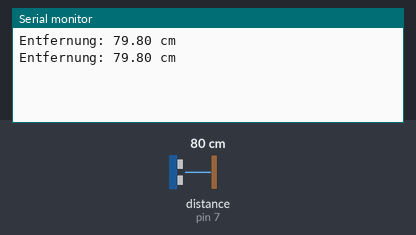
This sketch was run on a simulated Arduino Uno, built with avr-gcc and run on an emulated ATmega328P. Parts: the last lines printed to the serial monitor. Wiring (inferred from the names in the program): ultrasonic range finder: trigger pin 8; echo pin 7. The test bench sets the inputs (shaded band); at power-on: distance to the obstacle (sensor on pin 7) 80 cm. The echo pulse lasts 58.3 µs per cm.

Above: at 1.8 s.
1.9 s: distance to the obstacle (sensor on pin 7) set to 2 cm
At 2.5 s:
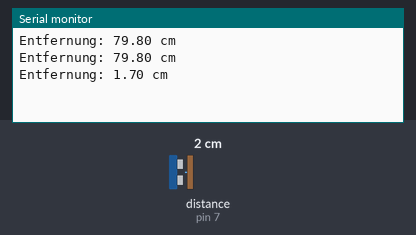
3.4 s: distance to the obstacle (sensor on pin 7) set to 4 cm
At 4.8 s:
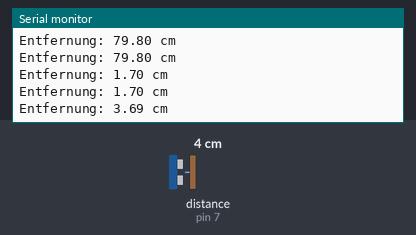
Timing chart, 0 to 6.4 s (numbered marks = the images above; inputs shaded):
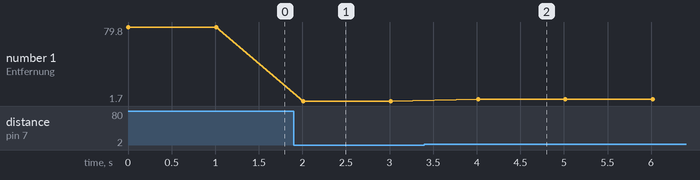

The sketch:

darians_ultrasonic.ino
```cpp
const int trigPin = 8;
const int echoPin = 7;

void setup() {
  Serial.begin(9600);

  pinMode(trigPin, OUTPUT);
  pinMode(echoPin, INPUT);
}

void loop() {
  digitalWrite(trigPin, LOW);
  delayMicroseconds(2);
  digitalWrite(trigPin, HIGH);
  delayMicroseconds(10);
  digitalWrite(trigPin, LOW);

  unsigned long duration = pulseIn(echoPin, HIGH);

  float distance_cm = (duration * 0.03435) / 2.0;

  Serial.print("Entfernung: ");
  Serial.print(distance_cm, 2);
  Serial.println(" cm");

  delay(1000);
}
```

Measured:
- after the input at 1.9 s, the serial monitor: prints a new line after 0.11 s (image 1)
- after the input at 3.4 s, the serial monitor: prints a new line after 0.61 s (image 2)
- plotted number 1: 79.8 → 1.7 after the input at 1.9 s, 1.7 → 3.69 after the input at 3.4 s
